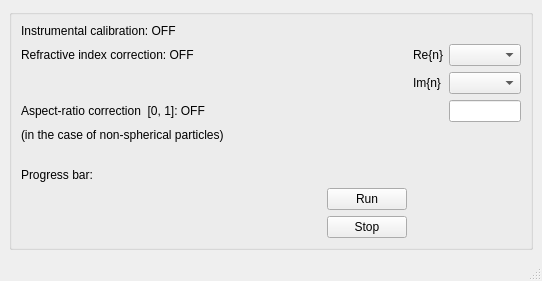
<?xml version="1.0" encoding="UTF-8"?>
<ui version="4.0">
 <class>MainWindow</class>
 <widget class="QMainWindow" name="MainWindow">
  <property name="geometry">
   <rect>
    <x>0</x>
    <y>0</y>
    <width>470</width>
    <height>200</height>
   </rect>
  </property>
  <property name="windowTitle">
   <string>Data correction settings</string>
  </property>
  <widget class="QWidget" name="centralwidget">
   <layout class="QVBoxLayout" name="verticalLayout_4">
    <item>
     <widget class="QSplitter" name="splitter_3">
      <property name="orientation">
       <enum>Qt::Horizontal</enum>
      </property>

      <widget class="QWidget" name="layoutWidget">
       <layout class="QVBoxLayout" name="verticalLayout_5">
        <item>
         <widget class="QGroupBox" name="groupBox_data">
          <layout class="QVBoxLayout" name="verticalLayout">
           <item>
            <layout class="QGridLayout" name="gridLayout">
             <item row="0" column="0">
              <widget class="QLabel" name="label_extinction">
               <property name="text">
                <string>Instrumental calibration: OFF</string>
               </property>
              </widget>
             </item>
             <item row="0" column="1">
              <layout class="QGridLayout" name="grid_extinction"/>
             </item>
             <item row="1" column="0">
              <widget class="QLabel" name="label_ref_index">
               <property name="text">
                <string>Refractive index correction: OFF</string>
               </property>
              </widget>
             </item>
             <item row="1" column="1">
              <layout class="QGridLayout" name="grid_ref_index"/>
             </item>
             <item row="1" column="3">
              <widget class="QComboBox" name="combobox_ref_index_RE"/>
             </item>
             <item row="1" column="2">
              <widget class="QLabel" name="label_ref_index">
               <property name="text">
                <string>Re{n}</string>
               </property>
              </widget>
             </item>
             <item row="2" column="3">
              <widget class="QComboBox" name="combobox_ref_index_IM"/>
             </item>
             <item row="2" column="2">
              <widget class="QLabel" name="label_ref_index">
               <property name="text">
                <string>Im{n}</string>
               </property>
              </widget>
             </item>
             <item row="3" column="0">
              <widget class="QLabel" name="label_aspect_ratio">
               <property name="text">
                <string>Aspect-ratio correction  [0, 1]: OFF</string>
               </property>
              </widget>
             </item>
             <item row="4" column="0">
              <widget class="QLabel" name="label_aspectratio_description">
               <property name="text">
                <string>(in the case of non-spherical particles)</string>
               </property>
              </widget>
             </item>
             <item row="3" column="1">
              <layout class="QGridLayout" name="grid_aspect_ratio"/>
             </item>
             <item row="3" column="3">
              <widget class="QLineEdit" name="lineEdit_aspect_ratio"/>
             </item>
             <item row="5" column="0">
              <widget class="QLabel" name="label_9">
               <property name="text">
                <string> </string>
               </property>
              </widget>
             </item>
             <item row="6" column="0">
              <widget class="QLabel" name="label_a1">
               <property name="text">
                <string>Progress bar:</string>
               </property>
               <property name="sizePolicy">
                <sizepolicy hsizetype="Fixed" vsizetype="Fixed">
                 <horstretch>110</horstretch>
                 <verstretch>110</verstretch>
                </sizepolicy>
               </property>
              </widget>
             </item>
             <item row="7" column="0">
              <widget class="QLabel" name="label_8">
               <property name="text">
                <string>                                                                                          </string>
               </property>
              </widget>
             </item>

             <item  row="7" column="1">
              <widget class="QPushButton" name="btn_run">
               <property name="text">
                <string>Run</string>
               </property>
              </widget>
             </item>
             <item row="8" column="1">
              <widget class="QPushButton" name="btn_stop">
               <property name="text">
                <string>Stop</string>
               </property>
              </widget>
             </item>
            
            </layout>
           </item>
          </layout>
         </widget>
        </item>
        
        <item>
         <spacer name="verticalSpacer">
          <property name="orientation">
           <enum>Qt::Vertical</enum>
          </property>
          <property name="sizeHint" stdset="0">
           <size>
            <width>20</width>
            <height>40</height>
           </size>
          </property>
         </spacer>
        </item>
       </layout>
      </widget>
     </widget>
    </item>
   </layout>
  </widget>
  <widget class="QMenuBar" name="menubar">
   <property name="geometry">
    <rect>
     <x>0</x>
     <y>0</y>
     <width>1203</width>
     <height>22</height>
    </rect>
   </property>
  </widget>
  <widget class="QStatusBar" name="statusbar"/>
 </widget>
 <resources/>
 <connections/>
</ui>
